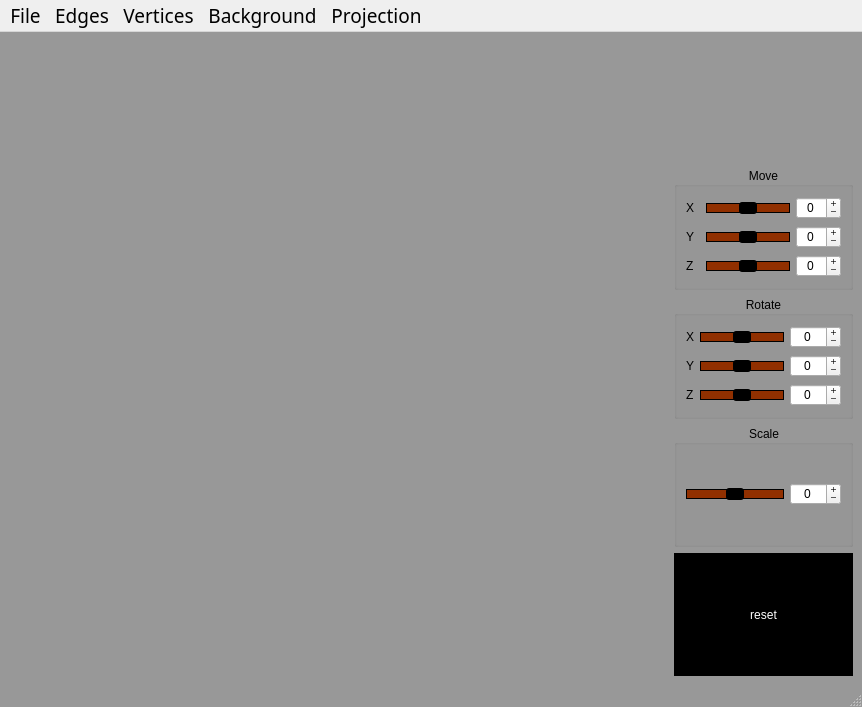
<?xml version="1.0" encoding="UTF-8"?>
<ui version="4.0">
 <class>MainWindow</class>
 <widget class="QMainWindow" name="MainWindow">
  <property name="geometry">
   <rect>
    <x>0</x>
    <y>0</y>
    <width>862</width>
    <height>707</height>
   </rect>
  </property>
  <property name="windowTitle">
   <string>3D-Viewer v2.0</string>
  </property>
  <property name="styleSheet">
   <string notr="true">QMainWindow {
	background: rgb(152, 152, 152)
}
QRadioButton {
	font: 300 14pt &quot;Ubuntu Light&quot;;
}</string>
  </property>
  <widget class="QWidget" name="centralwidget">
   <property name="styleSheet">
    <string notr="true">QSpinBox {
	font: 500 14pt &quot;Ubuntu Light&quot;;
}
QGroupBox {
	font: 500 20pt &quot;Ubuntu Light&quot;;
    color: black;
}
/*QLabel*/
QLabel {
	font: 500 18pt &quot;Ubuntu Light&quot;;
    color: black;
}
/*QRadioButton*/
QRadioButton {
	font: 500 18pt &quot;Ubuntu Light&quot;;
    color: black;
}
/* QPushButton */
QPushButton {
	border: 2px solid transparent;
	font: 300 18pt &quot;Ubuntu Light&quot;;
    color: white;
	background: black;
}
QPushButton:hover {
    border:none;
}
QPushButton:pressed {
    background:rgb(145, 48, 0);
}

/* QSlider */
QSlider::groove:horizontal {
    border: 1px solid black;
    height: 8px; 
    background:rgb(145, 48, 0);
    margin: 2px 0;
}

QSlider::handle:horizontal {
	background: black;
    width: 18px;
    margin: -2px 0;
    border-radius: 3px;
}</string>
   </property>
   <layout class="QGridLayout" name="gridLayout_4">
    <item row="1" column="1">
     <widget class="QGroupBox" name="moveGroupBox">
      <property name="title">
       <string>Move</string>
      </property>
      <property name="alignment">
       <set>Qt::AlignCenter</set>
      </property>
      <layout class="QGridLayout" name="gridLayout_2">
       <item row="2" column="1">
        <widget class="QSlider" name="sliderMoveZ">
         <property name="sizePolicy">
          <sizepolicy hsizetype="Minimum" vsizetype="Minimum">
           <horstretch>0</horstretch>
           <verstretch>0</verstretch>
          </sizepolicy>
         </property>
         <property name="minimum">
          <number>-50</number>
         </property>
         <property name="maximum">
          <number>50</number>
         </property>
         <property name="orientation">
          <enum>Qt::Horizontal</enum>
         </property>
        </widget>
       </item>
       <item row="1" column="1">
        <widget class="QSlider" name="sliderMoveY">
         <property name="sizePolicy">
          <sizepolicy hsizetype="Minimum" vsizetype="Minimum">
           <horstretch>0</horstretch>
           <verstretch>0</verstretch>
          </sizepolicy>
         </property>
         <property name="minimum">
          <number>-50</number>
         </property>
         <property name="maximum">
          <number>50</number>
         </property>
         <property name="orientation">
          <enum>Qt::Horizontal</enum>
         </property>
        </widget>
       </item>
       <item row="0" column="0">
        <widget class="QLabel" name="labelMoveX">
         <property name="sizePolicy">
          <sizepolicy hsizetype="Minimum" vsizetype="Minimum">
           <horstretch>0</horstretch>
           <verstretch>0</verstretch>
          </sizepolicy>
         </property>
         <property name="text">
          <string>X</string>
         </property>
        </widget>
       </item>
       <item row="0" column="1">
        <widget class="QSlider" name="sliderMoveX">
         <property name="sizePolicy">
          <sizepolicy hsizetype="Minimum" vsizetype="Minimum">
           <horstretch>0</horstretch>
           <verstretch>0</verstretch>
          </sizepolicy>
         </property>
         <property name="minimum">
          <number>-50</number>
         </property>
         <property name="maximum">
          <number>50</number>
         </property>
         <property name="orientation">
          <enum>Qt::Horizontal</enum>
         </property>
        </widget>
       </item>
       <item row="1" column="0">
        <widget class="QLabel" name="labelMoveY">
         <property name="sizePolicy">
          <sizepolicy hsizetype="Minimum" vsizetype="Minimum">
           <horstretch>0</horstretch>
           <verstretch>0</verstretch>
          </sizepolicy>
         </property>
         <property name="text">
          <string>Y</string>
         </property>
        </widget>
       </item>
       <item row="2" column="0">
        <widget class="QLabel" name="labelMoveZ">
         <property name="sizePolicy">
          <sizepolicy hsizetype="Minimum" vsizetype="Minimum">
           <horstretch>0</horstretch>
           <verstretch>0</verstretch>
          </sizepolicy>
         </property>
         <property name="text">
          <string>Z</string>
         </property>
        </widget>
       </item>
       <item row="0" column="2">
        <widget class="QSpinBox" name="spinBoxMoveX">
         <property name="sizePolicy">
          <sizepolicy hsizetype="Maximum" vsizetype="Fixed">
           <horstretch>0</horstretch>
           <verstretch>0</verstretch>
          </sizepolicy>
         </property>
         <property name="alignment">
          <set>Qt::AlignCenter</set>
         </property>
         <property name="buttonSymbols">
          <enum>QAbstractSpinBox::PlusMinus</enum>
         </property>
         <property name="minimum">
          <number>-50</number>
         </property>
         <property name="maximum">
          <number>50</number>
         </property>
        </widget>
       </item>
       <item row="1" column="2">
        <widget class="QSpinBox" name="spinBoxMoveY">
         <property name="sizePolicy">
          <sizepolicy hsizetype="Maximum" vsizetype="Fixed">
           <horstretch>0</horstretch>
           <verstretch>0</verstretch>
          </sizepolicy>
         </property>
         <property name="alignment">
          <set>Qt::AlignCenter</set>
         </property>
         <property name="buttonSymbols">
          <enum>QAbstractSpinBox::PlusMinus</enum>
         </property>
         <property name="minimum">
          <number>-50</number>
         </property>
         <property name="maximum">
          <number>50</number>
         </property>
        </widget>
       </item>
       <item row="2" column="2">
        <widget class="QSpinBox" name="spinBoxMoveZ">
         <property name="sizePolicy">
          <sizepolicy hsizetype="Maximum" vsizetype="Fixed">
           <horstretch>0</horstretch>
           <verstretch>0</verstretch>
          </sizepolicy>
         </property>
         <property name="alignment">
          <set>Qt::AlignCenter</set>
         </property>
         <property name="buttonSymbols">
          <enum>QAbstractSpinBox::PlusMinus</enum>
         </property>
         <property name="minimum">
          <number>-50</number>
         </property>
         <property name="maximum">
          <number>50</number>
         </property>
        </widget>
       </item>
      </layout>
     </widget>
    </item>
    <item row="3" column="1">
     <widget class="QGroupBox" name="scaleGroupBox">
      <property name="title">
       <string>Scale</string>
      </property>
      <property name="alignment">
       <set>Qt::AlignCenter</set>
      </property>
      <layout class="QGridLayout" name="gridLayout">
       <item row="0" column="0">
        <widget class="QSlider" name="sliderScale">
         <property name="sizePolicy">
          <sizepolicy hsizetype="Minimum" vsizetype="Minimum">
           <horstretch>0</horstretch>
           <verstretch>0</verstretch>
          </sizepolicy>
         </property>
         <property name="minimum">
          <number>-100</number>
         </property>
         <property name="maximum">
          <number>100</number>
         </property>
         <property name="orientation">
          <enum>Qt::Horizontal</enum>
         </property>
        </widget>
       </item>
       <item row="0" column="1">
        <widget class="QSpinBox" name="spinBoxScale">
         <property name="sizePolicy">
          <sizepolicy hsizetype="Maximum" vsizetype="Fixed">
           <horstretch>0</horstretch>
           <verstretch>0</verstretch>
          </sizepolicy>
         </property>
         <property name="alignment">
          <set>Qt::AlignCenter</set>
         </property>
         <property name="buttonSymbols">
          <enum>QAbstractSpinBox::PlusMinus</enum>
         </property>
         <property name="minimum">
          <number>-100</number>
         </property>
         <property name="maximum">
          <number>100</number>
         </property>
        </widget>
       </item>
      </layout>
     </widget>
    </item>
    <item row="2" column="1">
     <widget class="QGroupBox" name="rotateGroupBox">
      <property name="title">
       <string>Rotate</string>
      </property>
      <property name="alignment">
       <set>Qt::AlignCenter</set>
      </property>
      <layout class="QGridLayout" name="gridLayout_3">
       <item row="1" column="0">
        <widget class="QLabel" name="labelRotateY">
         <property name="sizePolicy">
          <sizepolicy hsizetype="Minimum" vsizetype="Minimum">
           <horstretch>0</horstretch>
           <verstretch>0</verstretch>
          </sizepolicy>
         </property>
         <property name="text">
          <string>Y</string>
         </property>
        </widget>
       </item>
       <item row="1" column="1">
        <widget class="QSlider" name="sliderRotateY">
         <property name="sizePolicy">
          <sizepolicy hsizetype="Minimum" vsizetype="Minimum">
           <horstretch>0</horstretch>
           <verstretch>0</verstretch>
          </sizepolicy>
         </property>
         <property name="minimum">
          <number>-180</number>
         </property>
         <property name="maximum">
          <number>180</number>
         </property>
         <property name="orientation">
          <enum>Qt::Horizontal</enum>
         </property>
        </widget>
       </item>
       <item row="0" column="0">
        <widget class="QLabel" name="labelRotateX">
         <property name="sizePolicy">
          <sizepolicy hsizetype="Minimum" vsizetype="Minimum">
           <horstretch>0</horstretch>
           <verstretch>0</verstretch>
          </sizepolicy>
         </property>
         <property name="text">
          <string>X</string>
         </property>
        </widget>
       </item>
       <item row="0" column="1">
        <widget class="QSlider" name="sliderRotateX">
         <property name="sizePolicy">
          <sizepolicy hsizetype="Minimum" vsizetype="Minimum">
           <horstretch>0</horstretch>
           <verstretch>0</verstretch>
          </sizepolicy>
         </property>
         <property name="minimum">
          <number>-180</number>
         </property>
         <property name="maximum">
          <number>180</number>
         </property>
         <property name="orientation">
          <enum>Qt::Horizontal</enum>
         </property>
        </widget>
       </item>
       <item row="2" column="1">
        <widget class="QSlider" name="sliderRotateZ">
         <property name="sizePolicy">
          <sizepolicy hsizetype="Minimum" vsizetype="Minimum">
           <horstretch>0</horstretch>
           <verstretch>0</verstretch>
          </sizepolicy>
         </property>
         <property name="minimum">
          <number>-180</number>
         </property>
         <property name="maximum">
          <number>180</number>
         </property>
         <property name="orientation">
          <enum>Qt::Horizontal</enum>
         </property>
        </widget>
       </item>
       <item row="2" column="0">
        <widget class="QLabel" name="labelRotateZ">
         <property name="sizePolicy">
          <sizepolicy hsizetype="Minimum" vsizetype="Minimum">
           <horstretch>0</horstretch>
           <verstretch>0</verstretch>
          </sizepolicy>
         </property>
         <property name="text">
          <string>Z</string>
         </property>
        </widget>
       </item>
       <item row="0" column="2">
        <widget class="QSpinBox" name="spinBoxRotateX">
         <property name="sizePolicy">
          <sizepolicy hsizetype="Maximum" vsizetype="Fixed">
           <horstretch>0</horstretch>
           <verstretch>0</verstretch>
          </sizepolicy>
         </property>
         <property name="alignment">
          <set>Qt::AlignCenter</set>
         </property>
         <property name="buttonSymbols">
          <enum>QAbstractSpinBox::PlusMinus</enum>
         </property>
         <property name="minimum">
          <number>-180</number>
         </property>
         <property name="maximum">
          <number>180</number>
         </property>
        </widget>
       </item>
       <item row="1" column="2">
        <widget class="QSpinBox" name="spinBoxRotateY">
         <property name="sizePolicy">
          <sizepolicy hsizetype="Maximum" vsizetype="Fixed">
           <horstretch>0</horstretch>
           <verstretch>0</verstretch>
          </sizepolicy>
         </property>
         <property name="alignment">
          <set>Qt::AlignCenter</set>
         </property>
         <property name="buttonSymbols">
          <enum>QAbstractSpinBox::PlusMinus</enum>
         </property>
         <property name="minimum">
          <number>-180</number>
         </property>
         <property name="maximum">
          <number>180</number>
         </property>
        </widget>
       </item>
       <item row="2" column="2">
        <widget class="QSpinBox" name="spinBoxRotateZ">
         <property name="sizePolicy">
          <sizepolicy hsizetype="Maximum" vsizetype="Fixed">
           <horstretch>0</horstretch>
           <verstretch>0</verstretch>
          </sizepolicy>
         </property>
         <property name="alignment">
          <set>Qt::AlignCenter</set>
         </property>
         <property name="buttonSymbols">
          <enum>QAbstractSpinBox::PlusMinus</enum>
         </property>
         <property name="minimum">
          <number>-180</number>
         </property>
         <property name="maximum">
          <number>180</number>
         </property>
        </widget>
       </item>
      </layout>
     </widget>
    </item>
    <item row="0" column="1">
     <widget class="s21::FigureRenderer" name="axisView" native="true">
      <property name="sizePolicy">
       <sizepolicy hsizetype="Maximum" vsizetype="Maximum">
        <horstretch>0</horstretch>
        <verstretch>0</verstretch>
       </sizepolicy>
      </property>
      <property name="minimumSize">
       <size>
        <width>130</width>
        <height>120</height>
       </size>
      </property>
      <property name="mouseTracking">
       <bool>true</bool>
      </property>
     </widget>
    </item>
    <item row="0" column="0" rowspan="5">
     <widget class="s21::FigureRenderer" name="modelView" native="true">
      <property name="sizePolicy">
       <sizepolicy hsizetype="Expanding" vsizetype="Expanding">
        <horstretch>0</horstretch>
        <verstretch>0</verstretch>
       </sizepolicy>
      </property>
      <property name="mouseTracking">
       <bool>true</bool>
      </property>
      <property name="styleSheet">
       <string notr="true">/*border: 2px solid transparent;
border-radius: 10px;
padding: 30px;
margin: 30px;*/</string>
      </property>
     </widget>
    </item>
    <item row="4" column="1">
     <widget class="QPushButton" name="buttonResetAffine">
      <property name="sizePolicy">
       <sizepolicy hsizetype="Minimum" vsizetype="Minimum">
        <horstretch>0</horstretch>
        <verstretch>0</verstretch>
       </sizepolicy>
      </property>
      <property name="text">
       <string>reset</string>
      </property>
     </widget>
    </item>
   </layout>
  </widget>
  <widget class="QStatusBar" name="statusBar"/>
  <widget class="QMenuBar" name="menuBar">
   <property name="geometry">
    <rect>
     <x>0</x>
     <y>0</y>
     <width>862</width>
     <height>31</height>
    </rect>
   </property>
   <property name="font">
    <font>
     <family>Ubuntu Light</family>
     <pointsize>14</pointsize>
    </font>
   </property>
   <property name="styleSheet">
    <string notr="true"/>
   </property>
   <widget class="QMenu" name="menuFile">
    <property name="font">
     <font>
      <family>Ubuntu Light</family>
      <pointsize>14</pointsize>
     </font>
    </property>
    <property name="title">
     <string>File</string>
    </property>
    <addaction name="actionOpen_file"/>
    <addaction name="actionTake_a_screenshot"/>
    <addaction name="actionMake_a_GIF"/>
   </widget>
   <widget class="QMenu" name="menuEdges">
    <property name="font">
     <font>
      <family>Ubuntu Light</family>
      <pointsize>14</pointsize>
     </font>
    </property>
    <property name="title">
     <string>Edges</string>
    </property>
    <widget class="QMenu" name="edgesColor">
     <property name="font">
      <font>
       <family>Ubuntu Light</family>
       <pointsize>14</pointsize>
      </font>
     </property>
     <property name="title">
      <string>Color</string>
     </property>
    </widget>
    <widget class="QMenu" name="edgesType">
     <property name="font">
      <font>
       <family>Ubuntu Light</family>
       <pointsize>14</pointsize>
      </font>
     </property>
     <property name="title">
      <string>Type</string>
     </property>
     <addaction name="actionSolid"/>
     <addaction name="actionDashed"/>
    </widget>
    <widget class="QMenu" name="edgesThickness">
     <property name="font">
      <font>
       <family>Ubuntu Light</family>
       <pointsize>14</pointsize>
      </font>
     </property>
     <property name="title">
      <string>Thickness</string>
     </property>
    </widget>
    <addaction name="edgesColor"/>
    <addaction name="edgesThickness"/>
    <addaction name="edgesType"/>
   </widget>
   <widget class="QMenu" name="menuVertices">
    <property name="font">
     <font>
      <family>Ubuntu Light</family>
      <pointsize>14</pointsize>
     </font>
    </property>
    <property name="title">
     <string>Vertices</string>
    </property>
    <widget class="QMenu" name="verticesColor">
     <property name="font">
      <font>
       <family>Ubuntu Light</family>
       <pointsize>14</pointsize>
      </font>
     </property>
     <property name="title">
      <string>Color</string>
     </property>
    </widget>
    <widget class="QMenu" name="verticesThickness">
     <property name="font">
      <font>
       <family>Ubuntu Light</family>
       <pointsize>14</pointsize>
      </font>
     </property>
     <property name="title">
      <string>Thickness</string>
     </property>
    </widget>
    <widget class="QMenu" name="verticesType">
     <property name="font">
      <font>
       <family>Ubuntu Light</family>
       <pointsize>14</pointsize>
      </font>
     </property>
     <property name="title">
      <string>Type</string>
     </property>
     <addaction name="actionNone"/>
     <addaction name="actionCircle"/>
     <addaction name="actionSquare"/>
    </widget>
    <addaction name="verticesColor"/>
    <addaction name="verticesThickness"/>
    <addaction name="verticesType"/>
   </widget>
   <widget class="QMenu" name="menuBackground">
    <property name="font">
     <font>
      <family>Ubuntu Light</family>
      <pointsize>14</pointsize>
     </font>
    </property>
    <property name="title">
     <string>Background</string>
    </property>
    <widget class="QMenu" name="backgroundColor">
     <property name="title">
      <string>Color</string>
     </property>
    </widget>
    <addaction name="backgroundColor"/>
   </widget>
   <widget class="QMenu" name="menuProjection">
    <property name="font">
     <font>
      <pointsize>14</pointsize>
     </font>
    </property>
    <property name="title">
     <string>Projection</string>
    </property>
    <widget class="QMenu" name="projectionMode">
     <property name="title">
      <string>Mode</string>
     </property>
     <addaction name="actionParallel"/>
     <addaction name="actionCentral"/>
    </widget>
    <addaction name="projectionMode"/>
   </widget>
   <addaction name="menuFile"/>
   <addaction name="menuEdges"/>
   <addaction name="menuVertices"/>
   <addaction name="menuBackground"/>
   <addaction name="menuProjection"/>
  </widget>
  <action name="actionOpen_file">
   <property name="text">
    <string>Open file</string>
   </property>
   <property name="font">
    <font>
     <family>Ubuntu Light</family>
     <pointsize>14</pointsize>
    </font>
   </property>
   <property name="shortcut">
    <string>Ctrl+O</string>
   </property>
  </action>
  <action name="actionSolid">
   <property name="text">
    <string>Solid</string>
   </property>
  </action>
  <action name="actionDashed">
   <property name="text">
    <string>Dashed</string>
   </property>
  </action>
  <action name="actionNone">
   <property name="text">
    <string>None</string>
   </property>
   <property name="font">
    <font>
     <family>Ubuntu Light</family>
     <pointsize>14</pointsize>
    </font>
   </property>
  </action>
  <action name="actionCircle">
   <property name="text">
    <string>Circle</string>
   </property>
   <property name="font">
    <font>
     <family>Ubuntu Light</family>
     <pointsize>14</pointsize>
    </font>
   </property>
  </action>
  <action name="actionSquare">
   <property name="text">
    <string>Square</string>
   </property>
   <property name="font">
    <font>
     <family>Ubuntu Light</family>
     <pointsize>14</pointsize>
    </font>
   </property>
  </action>
  <action name="actionTake_a_screenshot">
   <property name="text">
    <string>Take a screenshot</string>
   </property>
   <property name="shortcut">
    <string>Ctrl+T</string>
   </property>
  </action>
  <action name="actionMake_a_GIF">
   <property name="text">
    <string>Make a GIF</string>
   </property>
   <property name="shortcut">
    <string>Shift+G</string>
   </property>
  </action>
  <action name="actionReset">
   <property name="text">
    <string>Reset</string>
   </property>
   <property name="menuRole">
    <enum>QAction::NoRole</enum>
   </property>
  </action>
  <action name="actionParallel">
   <property name="text">
    <string>Parallel</string>
   </property>
   <property name="font">
    <font>
     <family>Ubuntu</family>
     <pointsize>14</pointsize>
    </font>
   </property>
  </action>
  <action name="actionCentral">
   <property name="text">
    <string>Central</string>
   </property>
   <property name="font">
    <font>
     <family>Ubuntu</family>
     <pointsize>14</pointsize>
    </font>
   </property>
  </action>
 </widget>
 <customwidgets>
  <customwidget>
   <class>s21::FigureRenderer</class>
   <extends>QWidget</extends>
   <header>view/figurerenderer.h</header>
   <container>1</container>
  </customwidget>
 </customwidgets>
 <resources/>
 <connections/>
</ui>
